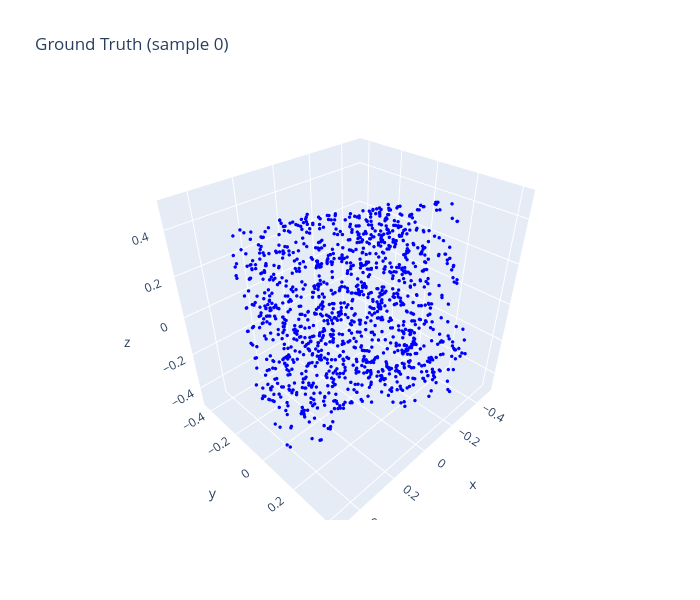
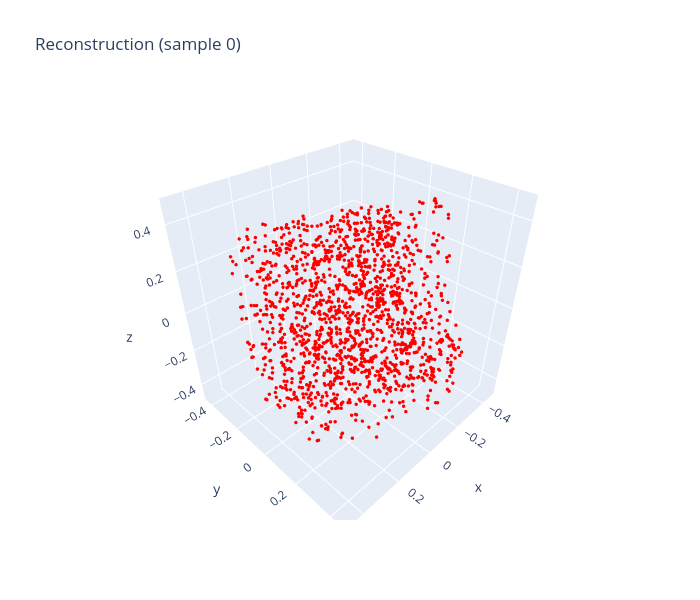

Write notebook code for charts like these, in order.
### Code cell
## Reconstruction Visualization - Ground Truth vs Prediction

sample_idx = 0  # <-- change this to visualize different samples

model.eval()
with torch.no_grad():
    sample = train_dataset[sample_idx]
    query_points = sample['query_points'].unsqueeze(0).to(device)
    occ_gt = sample['occupancy'].unsqueeze(0).to(device)
    
    inputs = torch.empty(query_points.size(0), 0, device=device)
    c = model.encode_inputs(inputs)
    q_z = model.infer_z(query_points, occ_gt, c)
    z = q_z.rsample()
    logits = model.decode(query_points, z, c).logits
    occ_pred = torch.sigmoid(logits)

occ_gt_np = occ_gt.squeeze().cpu().numpy()
occ_pred_np = occ_pred.squeeze().cpu().numpy()
query_points_np = query_points.squeeze().cpu().numpy()

# Use adaptive threshold based on quantiles
gt_threshold = np.quantile(occ_gt_np, 0.5)
pred_threshold = np.quantile(occ_pred_np, 0.5)

gt_mask = occ_gt_np > gt_threshold
pred_mask = occ_pred_np > pred_threshold

print(f"Sample idx: {sample_idx}")
print(f"GT threshold: {gt_threshold:.4f}, GT points: {gt_mask.sum()}")
print(f"Pred threshold: {pred_threshold:.4f}, Pred points: {pred_mask.sum()}")

# Ground Truth Plot
fig1 = go.Figure(data=[go.Scatter3d(x=query_points_np[gt_mask, 0], y=query_points_np[gt_mask, 1], 
                                     z=query_points_np[gt_mask, 2], mode='markers',
                                     marker=dict(size=2, color='blue'))])
fig1.update_layout(title=f'Ground Truth (sample {sample_idx})', scene_aspectmode='data', width=700, height=600)
fig1.show()

# Reconstruction Plot
fig2 = go.Figure(data=[go.Scatter3d(x=query_points_np[pred_mask, 0], y=query_points_np[pred_mask, 1], 
                                     z=query_points_np[pred_mask, 2], mode='markers',
                                     marker=dict(size=2, color='red'))])
fig2.update_layout(title=f'Reconstruction (sample {sample_idx})', scene_aspectmode='data', width=700, height=600)
fig2.show()

### Figure 1 — Plotly figure (JSON) as saved in the notebook; plotly's stock layout.template omitted (floating-point values rounded to 4 significant figures; data arrays with more than 128 entries replaced by an {"elided": "..."} marker saying what was removed)
{"data": [{"marker": {"color": "blue", "size": 2}, "mode": "markers", "type": "scatter3d", "x": {"elided": "3000 float values"}, "y": {"elided": "3000 float values"}, "z": {"elided": "3000 float values"}}], "layout": {"height": 600, "scene": {"aspectmode": "data"}, "title": {"text": "Ground Truth (sample 0)"}, "width": 700}}

### Figure 2 — Plotly figure (JSON) as saved in the notebook; plotly's stock layout.template omitted (floating-point values rounded to 4 significant figures; data arrays with more than 128 entries replaced by an {"elided": "..."} marker saying what was removed)
{"data": [{"marker": {"color": "red", "size": 2}, "mode": "markers", "type": "scatter3d", "x": {"elided": "3000 float values"}, "y": {"elided": "3000 float values"}, "z": {"elided": "3000 float values"}}], "layout": {"height": 600, "scene": {"aspectmode": "data"}, "title": {"text": "Reconstruction (sample 0)"}, "width": 700}}
